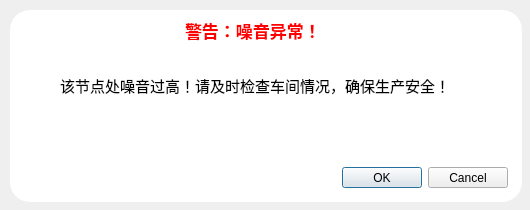
<?xml version="1.0" encoding="UTF-8"?>
<ui version="4.0">
 <class>Dialog_voltoohigh</class>
 <widget class="QDialog" name="Dialog_voltoohigh">
  <property name="geometry">
   <rect>
    <x>0</x>
    <y>0</y>
    <width>530</width>
    <height>210</height>
   </rect>
  </property>
  <property name="windowTitle">
   <string>Dialog</string>
  </property>
  <widget class="QDialogButtonBox" name="buttonBox">
   <property name="geometry">
    <rect>
     <x>167</x>
     <y>167</y>
     <width>341</width>
     <height>21</height>
    </rect>
   </property>
   <property name="orientation">
    <enum>Qt::Horizontal</enum>
   </property>
   <property name="standardButtons">
    <set>QDialogButtonBox::Cancel|QDialogButtonBox::Ok</set>
   </property>
  </widget>
  <widget class="QFrame" name="frame_2">
   <property name="geometry">
    <rect>
     <x>10</x>
     <y>10</y>
     <width>512</width>
     <height>192</height>
    </rect>
   </property>
   <property name="styleSheet">
    <string notr="true">QFrame#frame_2{
	background-color: rgba(255, 255, 255, 255);
	border-radius:20px;
}</string>
   </property>
   <property name="frameShape">
    <enum>QFrame::StyledPanel</enum>
   </property>
   <property name="frameShadow">
    <enum>QFrame::Raised</enum>
   </property>
   <widget class="QLabel" name="label">
    <property name="geometry">
     <rect>
      <x>175</x>
      <y>5</y>
      <width>141</width>
      <height>31</height>
     </rect>
    </property>
    <property name="font">
     <font>
      <family>黑体</family>
      <pointsize>13</pointsize>
      <weight>75</weight>
      <bold>true</bold>
     </font>
    </property>
    <property name="styleSheet">
     <string notr="true">color: rgb(255, 0, 0);</string>
    </property>
    <property name="text">
     <string>警告：噪音异常！</string>
    </property>
   </widget>
   <widget class="QLabel" name="label_2">
    <property name="geometry">
     <rect>
      <x>50</x>
      <y>40</y>
      <width>411</width>
      <height>71</height>
     </rect>
    </property>
    <property name="font">
     <font>
      <pointsize>11</pointsize>
     </font>
    </property>
    <property name="styleSheet">
     <string notr="true"/>
    </property>
    <property name="text">
     <string>该节点处噪音过高！请及时检查车间情况，确保生产安全！</string>
    </property>
   </widget>
   <widget class="QLabel" name="label_3">
    <property name="geometry">
     <rect>
      <x>50</x>
      <y>110</y>
      <width>171</width>
      <height>16</height>
     </rect>
    </property>
    <property name="font">
     <font>
      <pointsize>11</pointsize>
     </font>
    </property>
    <property name="text">
     <string/>
    </property>
   </widget>
   <zorder>label</zorder>
   <zorder>label_3</zorder>
   <zorder>label_2</zorder>
  </widget>
  <zorder>frame_2</zorder>
  <zorder>buttonBox</zorder>
 </widget>
 <resources/>
 <connections>
  <connection>
   <sender>buttonBox</sender>
   <signal>accepted()</signal>
   <receiver>Dialog_voltoohigh</receiver>
   <slot>accept()</slot>
   <hints>
    <hint type="sourcelabel">
     <x>248</x>
     <y>254</y>
    </hint>
    <hint type="destinationlabel">
     <x>157</x>
     <y>274</y>
    </hint>
   </hints>
  </connection>
  <connection>
   <sender>buttonBox</sender>
   <signal>rejected()</signal>
   <receiver>Dialog_voltoohigh</receiver>
   <slot>reject()</slot>
   <hints>
    <hint type="sourcelabel">
     <x>316</x>
     <y>260</y>
    </hint>
    <hint type="destinationlabel">
     <x>286</x>
     <y>274</y>
    </hint>
   </hints>
  </connection>
 </connections>
</ui>
